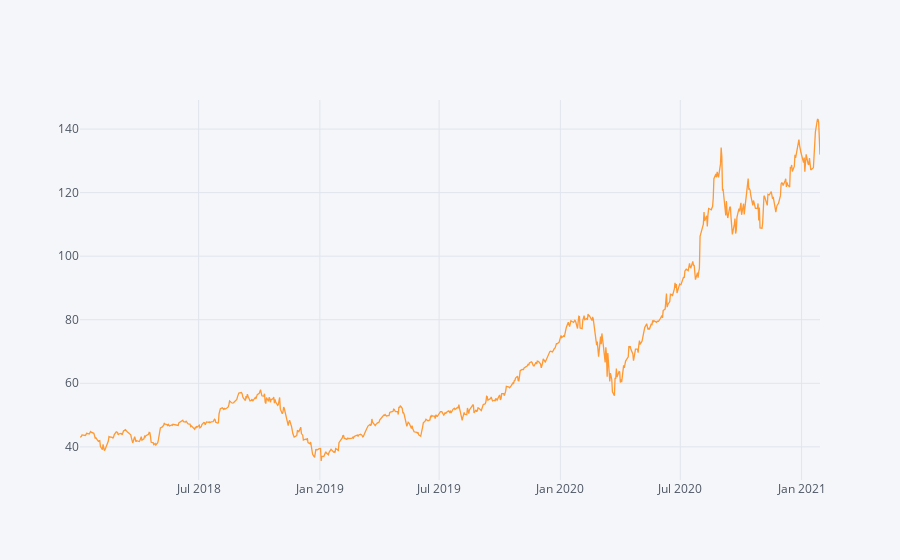

Source (notebook cell):
### Code cell
import chart_studio.plotly as py
import FinanceDataReader as fdr
import pandas as pd
import cufflinks as cf
cf.go_offline(connected=True)

df = fdr.DataReader('AAPL', '2018')
df['Close'].iplot()

### Figure 1 — Plotly figure (JSON) as saved in the notebook; plotly's stock layout.template omitted (floating-point values rounded to 4 significant figures; data arrays with more than 128 entries replaced by an {"elided": "..."} marker saying what was removed)
{"data": [{"line": {"color": "rgba(255, 153, 51, 1.0)", "dash": "solid", "shape": "linear", "width": 1.3}, "mode": "lines", "name": "Close", "text": "", "type": "scatter", "x": {"elided": "775 str values"}, "y": {"elided": "775 float values"}}], "layout": {"legend": {"bgcolor": "#F5F6F9", "font": {"color": "#4D5663"}}, "paper_bgcolor": "#F5F6F9", "plot_bgcolor": "#F5F6F9", "title": {"font": {"color": "#4D5663"}}, "xaxis": {"gridcolor": "#E1E5ED", "showgrid": true, "tickfont": {"color": "#4D5663"}, "title": {"font": {"color": "#4D5663"}, "text": ""}, "zerolinecolor": "#E1E5ED"}, "yaxis": {"gridcolor": "#E1E5ED", "showgrid": true, "tickfont": {"color": "#4D5663"}, "title": {"font": {"color": "#4D5663"}, "text": ""}, "zerolinecolor": "#E1E5ED"}}}
